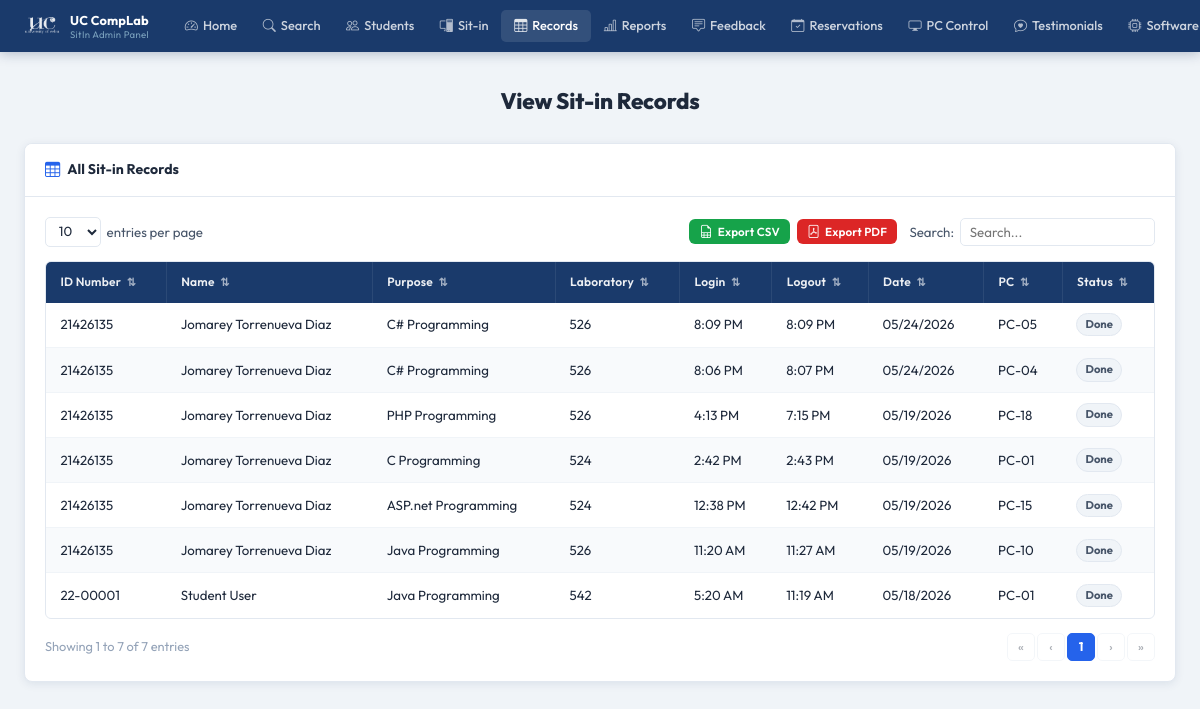
/pages/admin/view-sitin.php (signed in), run on an earlier commit of the app's database.
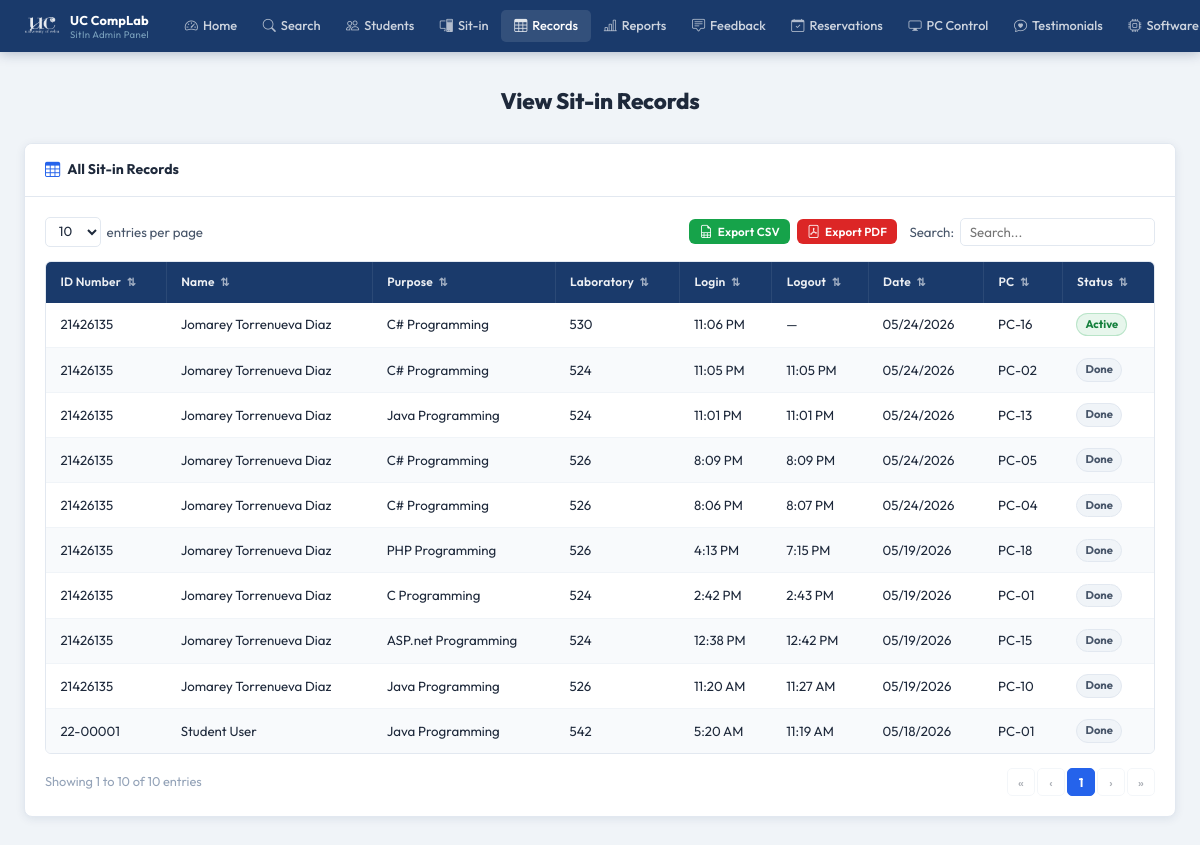
And on a later commit of the database.
### tables this page shows
CREATE TABLE sit_in_logs (
            id          INTEGER PRIMARY KEY AUTOINCREMENT,
            user_id     INTEGER NOT NULL,
            lab_room    TEXT    NOT NULL,
            purpose     TEXT,
            status      TEXT    DEFAULT 'active',
            login_time  DATETIME DEFAULT CURRENT_TIMESTAMP,
            logout_time DATETIME, pc_number INTEGER,
            FOREIGN KEY (user_id) REFERENCES users(id) ON DELETE CASCADE
        );

CREATE TABLE users (
            id                 INTEGER PRIMARY KEY AUTOINCREMENT,
            first_name         TEXT    NOT NULL,
            last_name          TEXT    NOT NULL,
            middle_name        TEXT,
            student_id         TEXT    UNIQUE NOT NULL,
            course             TEXT    NOT NULL,
            course_level       INTEGER NOT NULL,
            email              TEXT    UNIQUE NOT NULL,
            address            TEXT    NOT NULL,
            password           TEXT    NOT NULL,
            remaining_sessions INTEGER DEFAULT 30,
            created_at         DATETIME DEFAULT CURRENT_TIMESTAMP
        , profile_picture TEXT, points INTEGER DEFAULT 0);

### pages/admin/view-sitin.php (the view, shortened to what this page needs)
<?php
$base = '../../';
$db = getDB();
$records = $db->query("
    SELECT s.id, u.student_id,
           u.first_name || ' ' || COALESCE(u.middle_name || ' ', '') || u.last_name AS full_name,
           s.purpose, s.lab_room,
           s.login_time, s.logout_time,
           DATE(s.login_time) AS log_date, s.status, s.pc_number
    FROM sit_in_logs s
    JOIN users u ON u.id = s.user_id
    ORDER BY s.login_time DESC
")->fetchAll();
?>
<!DOCTYPE html>
<html lang="en">
<head>
  <link rel="stylesheet" href="<?= $base ?>assets/css/admin.css"/>
  <link rel="stylesheet" href="https://cdn.jsdelivr.net/npm/bootstrap-icons@1.11.3/font/bootstrap-icons.css"/>
</head>
<body>
<?php require_once __DIR__ . '/../../includes/admin-navbar.php'; ?>
<div class="admin-page">
  <div class="admin-inner">
    <h1 class="a-page-title">View Sit-in Records</h1>
    <div class="a-card">
      <div class="a-card-header">
        <i class="bi bi-table"></i> All Sit-in Records
      </div>
      <div class="a-card-body">
        <div class="a-table-controls">
          <div class="a-entries-wrap">
            <select id="recSelect" class="a-entries-select">
              <option>10</option><option>25</option><option>50</option>
            </select>
            <span>entries per page</span>
          </div>
          <div style="display: flex; align-items: center; gap: 0.75rem; flex-wrap: wrap;">
            <div class="a-export-buttons" style="display: flex; gap: 0.4rem;">
              <button onclick="exportTableToCSV('recTable', 'sit_in_records.csv')" class="a-btn a-btn-sm a-btn-green" title="Export current records to CSV">
                <i class="bi bi-file-earmark-spreadsheet"></i> Export CSV
              </button>
              <button onclick="exportTableToPDF('recTable', 'UC CompLab — Sit-in Records', 'sit_in_records.pdf')" class="a-btn a-btn-sm a-btn-red" title="Export current records to a high-fidelity PDF">
                <i class="bi bi-file-pdf"></i> Export PDF
              </button>
            </div>
            <div class="a-search-wrap" style="margin: 0;">
              <label>Search:</label>
              <input type="text" id="recSearch" class="a-search-box" placeholder="Search..."/>
            </div>
          </div>
        </div>
        <div class="a-table-wrap">
          <table class="a-table" id="recTable">
            <thead>
              <tr>
                <th class="a-sortable" data-col="0">ID Number <span class="a-sort-icon">⇅</span></th>
                <th class="a-sortable" data-col="1">Name <span class="a-sort-icon">⇅</span></th>
                <th class="a-sortable" data-col="2">Purpose <span class="a-sort-icon">⇅</span></th>
                <th class="a-sortable" data-col="3">Laboratory <span class="a-sort-icon">⇅</span></th>
                <th class="a-sortable" data-col="4">Login <span class="a-sort-icon">⇅</span></th>
                <th class="a-sortable" data-col="5">Logout <span class="a-sort-icon">⇅</span></th>
                <th class="a-sortable" data-col="6">Date <span class="a-sort-icon">⇅</span></th>
                <th class="a-sortable" data-col="7">PC <span class="a-sort-icon">⇅</span></th>
                <th class="a-sortable" data-col="8">Status <span class="a-sort-icon">⇅</span></th>
              </tr>
            </thead>
            <tbody id="recBody">
              <?php if (empty($records)): ?>
                <tr class="a-table-empty"><td colspan="9">No records found.</td></tr>
              <?php else: ?>
                <?php foreach ($records as $r): ?>
                  <tr class="a-data-row">
                    <td><?= htmlspecialchars($r['student_id']) ?></td>
                    <td><?= htmlspecialchars($r['full_name']) ?></td>
                    <td><?= htmlspecialchars($r['purpose'] ?? '—') ?></td>
                    <td><?= htmlspecialchars($r['lab_room']) ?></td>
                    <td><?= $r['login_time']  ? date('g:i A', strtotime($r['login_time']))  : '—' ?></td>
                    <td><?= $r['logout_time'] ? date('g:i A', strtotime($r['logout_time'])) : '—' ?></td>
                    <td><?= date('m/d/Y', strtotime($r['log_date'])) ?></td>
                    <td><?= $r['pc_number'] ? 'PC-'.str_pad($r['pc_number'],2,'0',STR_PAD_LEFT) : '—' ?></td>
                    <td>
                      <?php $st = $r['logout_time'] ? 'done' : 'active'; ?>
                      <span class="a-badge badge-<?= $st ?>"><?= ucfirst($st) ?></span>
                    </td>
                  </tr>
                <?php endforeach; ?>
              <?php endif; ?>
            </tbody>
          </table>
        </div>
        <div class="a-table-footer">
          <div class="a-table-info" id="recInfo"></div>
          <div class="a-pagination" id="recPag"></div>
        </div>
      </div>
    </div>
  </div>
</div>
</body>
</html>

What changed in the data, as far as the page shows it:
added sit_in_logs: user.student_id "21426135", full_name "Jomarey Torrenueva Diaz", purpose "C# Programming", lab_room "530", login_time "11:06 PM", log_date "05/24/2026", pc_number "16", logout_time "Active"
added sit_in_logs: user.student_id "21426135", full_name "Jomarey Torrenueva Diaz", purpose "C# Programming", lab_room "524", login_time "11:05 PM", logout_time "11:05 PM", log_date "05/24/2026", pc_number "02", logout_time "Done"
added sit_in_logs: user.student_id "21426135", full_name "Jomarey Torrenueva Diaz", purpose "Java Programming", lab_room "524", login_time "11:01 PM", logout_time "11:01 PM", log_date "05/24/2026", pc_number "13", logout_time "Done"
Also different on the page:
text written by a page script: "Showing 1 to 7 of 7 entries" → "Showing 1 to 10 of 10 entries"
